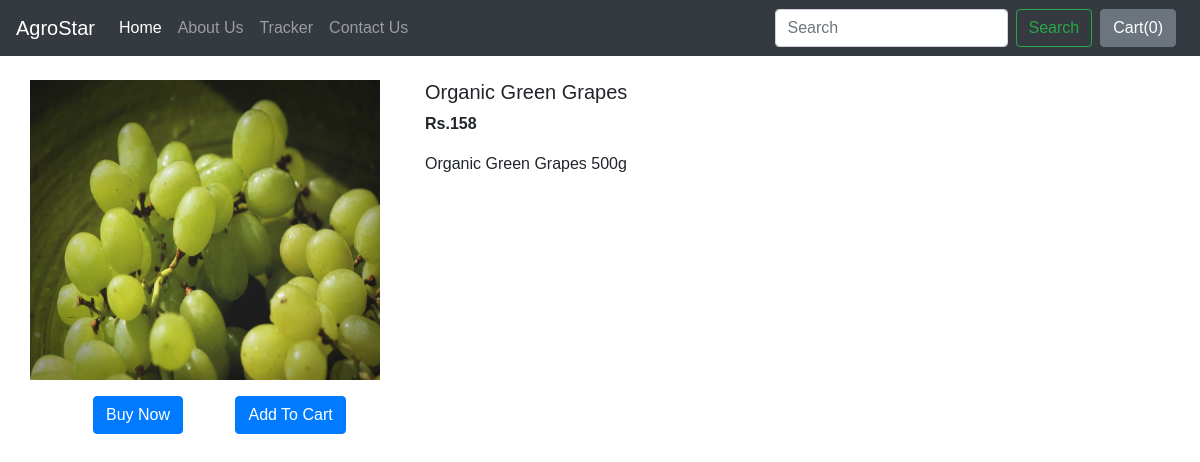
The page /shop/products/3 on the database its author committed.
### shop/models.py (models this page shows, shortened)
class Product(models.Model):
    product_id = models.AutoField
    product_name = models.CharField(max_length=50)
    category = models.CharField(max_length=50, default="")
    subcategory = models.CharField(max_length=50, default="")
    price = models.IntegerField(default=0)
    desc = models.CharField(max_length=300)
    pub_date = models.DateField()
    image = models.ImageField(upload_to='shop/images', default="")

### shop/views.py (the view)
# urls.py: path("products/<int:myid>", views.productView, name="ProductView"),
def productView(request, myid):
    product = Product.objects.filter(id=myid)
    return render(request, 'shop/prodView.html', {'product':product[0]})

### shop/templates/shop/prodView.html (shortened to what this page needs)
{% extends 'shop/basic.html' %}
{% block body %}
<div class="container my-4">
    <div class="row">
    <div class="col-md-4">
    <div class="row">
        <img src="/media/{{product.image}}" width="350px" height="300px">
    </div>
        <div class="row-margin-10">
            <button class="btn btn-primary mx-5">Buy Now</button>
            <button class="btn btn-primary">Add To Cart</button>
        </div>
    </div>
    <div class="col-md-8">
        <h5>{{product.product_name}}</h5>
        <p><b>Rs.{{product.price}} </b></p>
        <p>{{product.desc}}</p>
    </div>
    </div>
</div>
{% endblock %}

### shop/templates/shop/prodView.html (style rules this page uses)
.row-margin-10 { margin-top: 1.0em; }

### rows shown on the page
Product: image (picture), product_name "Organic Green Grapes", price "158", desc "Organic Green Grapes 500g"
